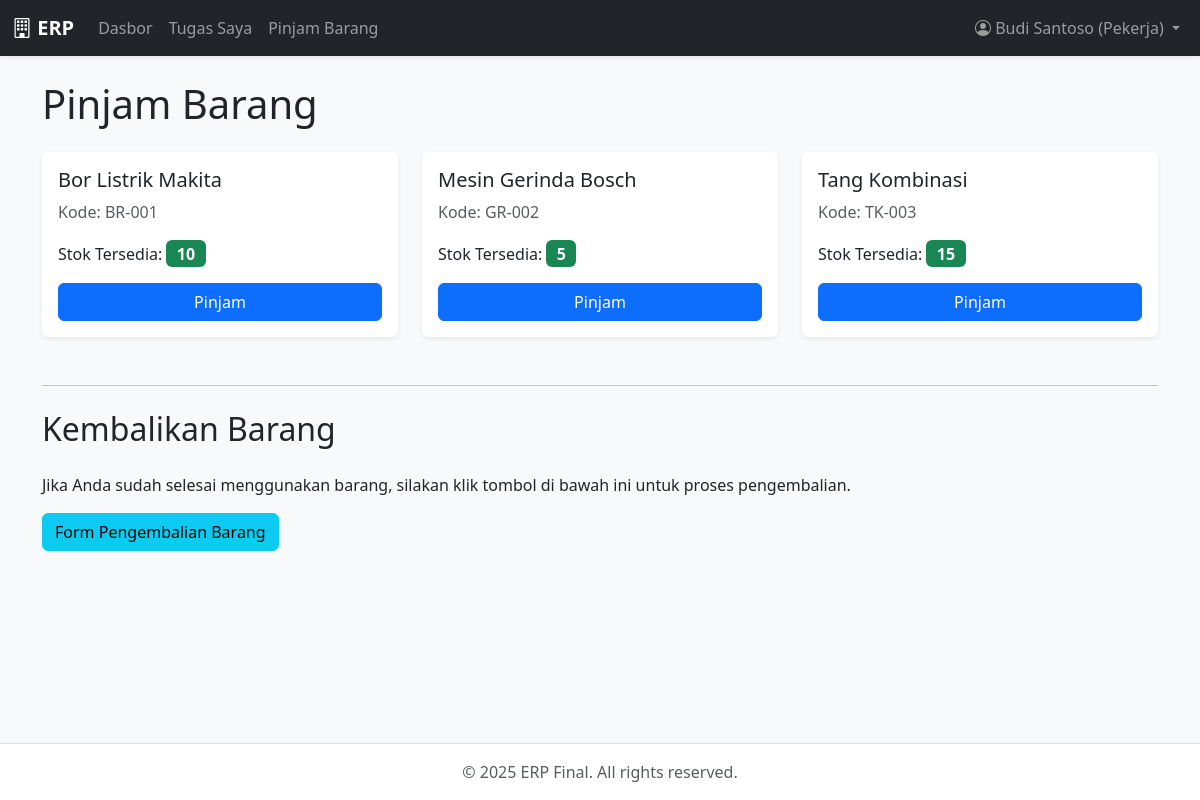
/worker/inventory/index.php (signed in), run on the app's committed database.
### tables this page shows
CREATE TABLE inventory_items (
        id INTEGER PRIMARY KEY AUTOINCREMENT,
        nama_barang VARCHAR(100) NOT NULL,
        kode_barang VARCHAR(20) UNIQUE NOT NULL,
        stok_total INTEGER NOT NULL,
        stok_tersedia INTEGER NOT NULL
    );

### worker/inventory/index.php (the view, shortened to what this page needs)
<?php
require_once __DIR__ . '/../../templates/header.php';
$items = $db->query("SELECT * FROM inventory_items WHERE stok_tersedia > 0 ORDER BY nama_barang")->fetchAll();
?>
<main class="container mt-4">
    <h1 class="mb-4">Pinjam Barang</h1>
    <div class="row">
        <?php if(empty($items)): ?>
            <div class="col-12"><div class="alert alert-info">Saat ini tidak ada barang yang tersedia untuk dipinjam.</div></div>
        <?php else: ?>
            <?php foreach ($items as $item): ?>
            <div class="col-md-4 mb-4">
                <div class="card h-100 shadow-sm">
                    <div class="card-body d-flex flex-column">
                        <h5 class="card-title"><?= htmlspecialchars($item['nama_barang']) ?></h5>
                        <p class="card-text text-muted">Kode: <?= htmlspecialchars($item['kode_barang']) ?></p>
                        <div class="mt-auto">
                            <p>Stok Tersedia: <span class="badge bg-success fs-6"><?= $item['stok_tersedia'] ?></span></p>
                            <a href="transaksi.php?id=<?= $item['id'] ?>&tipe=Pinjam" class="btn btn-primary w-100">Pinjam</a>
                        </div>
                    </div>
                </div>
            </div>
            <?php endforeach; ?>
        <?php endif; ?>
    </div>
    <hr class="my-4">
    <h2 class="mb-4">Kembalikan Barang</h2>
    <p>Jika Anda sudah selesai menggunakan barang, silakan klik tombol di bawah ini untuk proses pengembalian.</p>
    <a href="transaksi.php?tipe=Kembali" class="btn btn-info">Form Pengembalian Barang</a>
</main>
<?php require_once __DIR__ . '/../../templates/footer.php'; ?>

### style.css (style rules this page uses)
body { background-color: #f0f2f5; }
.card { border: none; }

### data on the page
inventory_items: nama_barang "Bor Listrik Makita", kode_barang "BR-001", stok_tersedia "10"
inventory_items: nama_barang "Mesin Gerinda Bosch", kode_barang "GR-002", stok_tersedia "5"
inventory_items: nama_barang "Tang Kombinasi", kode_barang "TK-003", stok_tersedia "15"

### other printed values
$_SESSION['user_name'] "Budi Santoso"
$_SESSION['user_role'] "Pekerja"
